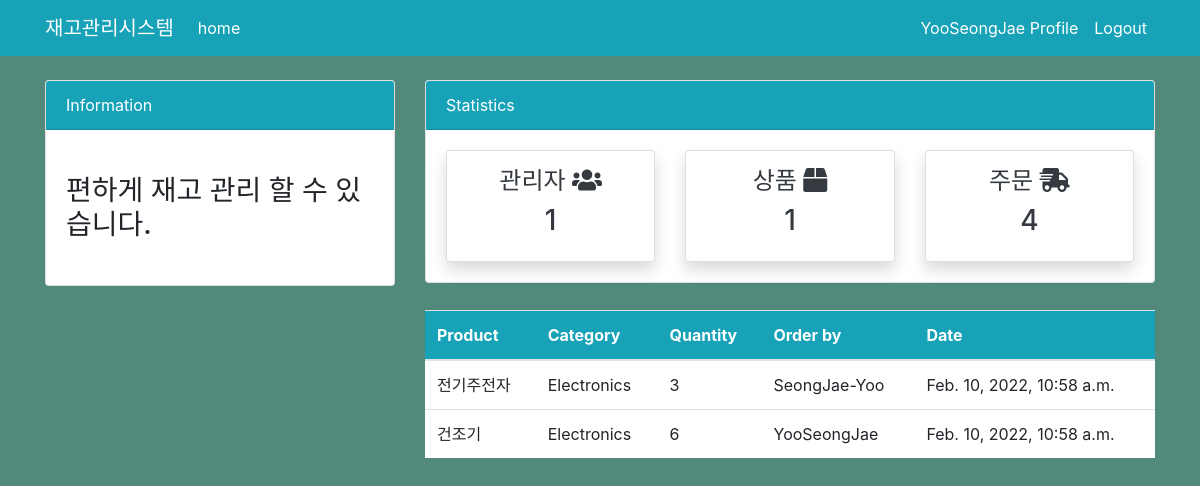
The app's page /order/ (signed in), older data.
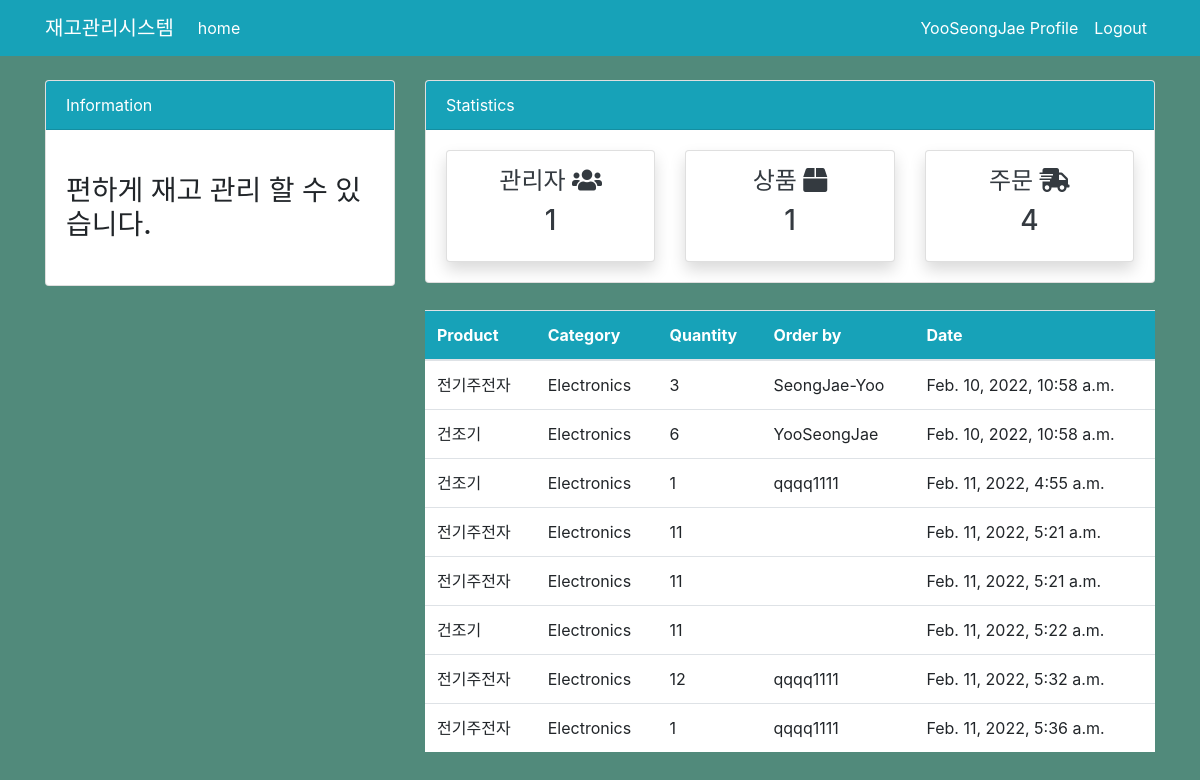
The same page, newer data.
### dashboard/models.py (models this page shows, shortened)
class Order(models.Model):
    product = models.ForeignKey(Product, on_delete=models.CASCADE, null=True)
    staff = models.ForeignKey(User,models.CASCADE, null=True)
    order_quantity = models.PositiveIntegerField(null=True )
    date = models.DateTimeField(auto_now_add=True)
    class Meta:
        verbose_name_plural = 'Order'

class Product(models.Model):
    name = models.CharField(max_length=100, null=True)
    category = models.CharField(max_length=20, choices=CATEGORY, null=True)
    quantity = models.PositiveIntegerField(null=True)
    class Meta:
        verbose_name_plural = 'Product'
    def __str__(self):   # Product 제품 이름 보이게 설정
        return f'{self.name}'

### dashboard/views.py (the view)
# urls.py: path('order/',views.order, name='dashboard-order'),
@login_required
def order(request):
    orders = Order.objects.all()
    context={
        'orders':orders,
    }
    return render(request, 'dashboard/order.html',context)

### templates/dashboard/order.html (shortened to what this page needs)
{% extends 'partials/base.html' %}
{% block content %}
{% include 'partials/topnav.html' %}
<div class="container">
    <div class="row my-4">
        <div class="col-md-4"></div>
        <div class="col-md-8">
            <table class="table bg-white">
                <thead class="bg-info">
                    <tr class="text-white">
                        <th scope="col">Product</th>
                        <th scope="col">Category</th>
                        <th scope="col">Quantity</th>
                        <th scope="col">Order by</th>
                        <th scope="col">Date</th>
                    </tr>
                </thead>
                <tbody>
                    {% for order in orders %}
                    <tr>
                        <td>{{ order.product}}</td>
                        <td>{{ order.product.category}}</td>
                        <td>{{ order.order_quantity}}</td>
                        <td>{{ order.staff.username}}</td>
                        <td>{{ order.date}}</td>
                    </tr>
                    {% endfor %}
                </tbody>
            </table>
        </div>
    </div>
</div>
{% endblock %}

### templates/partials/base.html (shortened to what this page needs)
{% load static %}
<!doctype html>
<html lang="en">
<head>
    <link rel="stylesheet" href="https://cdn.jsdelivr.net/npm/bootstrap@4.6.0/dist/css/bootstrap.min.css"
>
    <link rel="stylesheet" href="https://use.fontawesome.com/releases/v5.15.2/css/all.css"
>
    <link rel="stylesheet" href="{% static '/style.css' %}">
</head>
<body>
    {% include 'partials/nav.html' %}
    {% block content %}
    {% endblock %}
</body>
</html>

### templates/partials/nav.html (shortened to what this page needs)
<nav class="navbar navbar-expand-lg navbar-info bg-info">
    {%if user.is_authenticated %}
    <div class="container">
        <a class="navbar-brand text-white" href="{% url 'dashboard-index' %}">재고관리시스템</a>
        <div class="collapse navbar-collapse" id="navbarSupportedContent">
            <ul class="navbar-nav mr-auto">
                <li class="nav-item active">
                    <a class="nav-link text-white" href="{% url 'dashboard-index' %}">home </a>
                </li>
            </ul>
            <ul class="navbar-nav ml-auto">
                <li class="nav-item active">
                    <a class="nav-link text-white" href="{% url 'user-profile'%}">{{user.username}} Profile </a>
                </li>
                <li class="nav-item">
                    <a class="nav-link text-white" href="{% url 'user-logout' %}">Logout</a>
                </li>
            </ul>
            {% endif %}
        </div>
    </div>
</nav>

### templates/partials/topnav.html
  <div class="container">
    <div class="row mt-4">
        <div class="col-md-4">
            <div class="card">
                <div class="card-header bg-info text-white">
                    Information
                </div>
                <div class="card-body">
                    <marquee behavior="" direction="">
                        <h3 class="my-4">편하게 재고 관리 할 수 있습니다.</h3>
                    </marquee>
                </div>
            </div>
        </div>
        <div class="col-md-8">
            <div class="card">
                <div class="card-header bg-info text-white">
                    Statistics
                </div>
                <div class="card-body">
                    <div class="row">
                        <div class="col-md-4">
                            <a class="text-decoration-none text-dark" href="{% url 'dashboard-staff'%}">
                                <div class="card my-card shadow text-center p-3">
                                    <h4>관리자 <i class="fas fa-users"></i></h4>
                                    <h3>1</h3>
                                </div>
                            </a>
                        </div>
                        <div class="col-md-4">
                            <a class="text-decoration-none text-dark" href="{% url 'dashboard-product'%}">
                                <div class="card my-card shadow text-center p-3">
                                    <h4>상품 <i class="fas fa-box"></i></h4>
                                    <h3>1</h3>
                                </div>
                            </a>
                        </div>
                        <div class="col-md-4">
                            <a class="text-decoration-none text-dark" href="{% url 'dashboard-order'%}">
                                <div class="card my-card shadow text-center p-3">
                                    <h4>주문 <i class="fas fa-shipping-fast"></i></h4>
                                    <h3>4</h3>
                                </div>
                            </a>
                        </div>
                    </div>
                </div>
            </div>
        </div>
    </div>
</div>

### static/style.css (style rules this page uses)
body { background: rgb(81, 138, 123); }

Row changes from the older to the newer data that the page shows:
added Order: product "건조기", product.category "Electronics", order_quantity "1", staff.username "qqqq1111", date "Feb. 11, 2022, 4:55 a.m."
added Order: product "전기주전자", product.category "Electronics", order_quantity "11", date "Feb. 11, 2022, 5:21 a.m."
added Order: product "전기주전자", product.category "Electronics", order_quantity "11", date "Feb. 11, 2022, 5:21 a.m."
added Order: product "건조기", product.category "Electronics", order_quantity "11", date "Feb. 11, 2022, 5:22 a.m."
added Order: product "전기주전자", product.category "Electronics", order_quantity "12", staff.username "qqqq1111", date "Feb. 11, 2022, 5:32 a.m."
added Order: product "전기주전자", product.category "Electronics", order_quantity "1", staff.username "qqqq1111", date "Feb. 11, 2022, 5:36 a.m."
